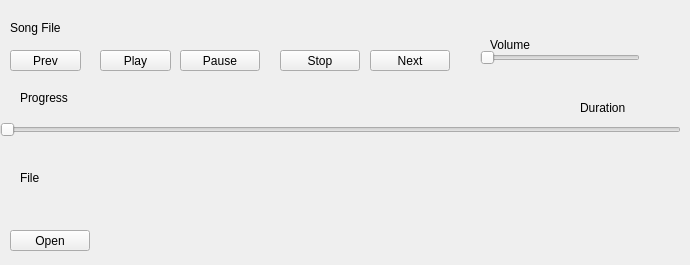
<?xml version="1.0" encoding="UTF-8"?>
<ui version="4.0">
 <class>Widget</class>
 <widget class="QWidget" name="Widget">
  <property name="minimumSize">
   <size>
    <width>690</width>
    <height>265</height>
   </size>
  </property>
  <property name="maximumSize">
   <size>
    <width>690</width>
    <height>265</height>
   </size>
  </property>
  <property name="windowTitle">
   <string>Widget</string>
  </property>
  <property name="windowIcon">
   <iconset resource="Icons.qrc">
    <normaloff>:/ico/ICO/bell.ico</normaloff>:/ico/ICO/bell.ico</iconset>
  </property>
  <widget class="QLabel" name="LBL">
   <property name="geometry">
    <rect>
     <x>10</x>
     <y>20</y>
     <width>731</width>
     <height>16</height>
    </rect>
   </property>
   <property name="text">
    <string>Song File</string>
   </property>
  </widget>
  <widget class="QPushButton" name="BTPrev">
   <property name="geometry">
    <rect>
     <x>10</x>
     <y>50</y>
     <width>71</width>
     <height>21</height>
    </rect>
   </property>
   <property name="text">
    <string>Prev</string>
   </property>
  </widget>
  <widget class="QPushButton" name="BTPlay">
   <property name="geometry">
    <rect>
     <x>100</x>
     <y>50</y>
     <width>71</width>
     <height>21</height>
    </rect>
   </property>
   <property name="text">
    <string>Play</string>
   </property>
  </widget>
  <widget class="QPushButton" name="BTPause">
   <property name="geometry">
    <rect>
     <x>180</x>
     <y>50</y>
     <width>80</width>
     <height>21</height>
    </rect>
   </property>
   <property name="text">
    <string>Pause</string>
   </property>
  </widget>
  <widget class="QPushButton" name="BTStop">
   <property name="geometry">
    <rect>
     <x>280</x>
     <y>50</y>
     <width>80</width>
     <height>21</height>
    </rect>
   </property>
   <property name="text">
    <string>Stop</string>
   </property>
  </widget>
  <widget class="QPushButton" name="BTNext">
   <property name="geometry">
    <rect>
     <x>370</x>
     <y>50</y>
     <width>80</width>
     <height>21</height>
    </rect>
   </property>
   <property name="text">
    <string>Next</string>
   </property>
  </widget>
  <widget class="QPushButton" name="BTOpen">
   <property name="geometry">
    <rect>
     <x>10</x>
     <y>230</y>
     <width>80</width>
     <height>21</height>
    </rect>
   </property>
   <property name="text">
    <string>Open</string>
   </property>
  </widget>
  <widget class="QSlider" name="SLprogress">
   <property name="geometry">
    <rect>
     <x>0</x>
     <y>120</y>
     <width>681</width>
     <height>20</height>
    </rect>
   </property>
   <property name="orientation">
    <enum>Qt::Horizontal</enum>
   </property>
  </widget>
  <widget class="QSlider" name="SLvolume">
   <property name="geometry">
    <rect>
     <x>480</x>
     <y>50</y>
     <width>160</width>
     <height>16</height>
    </rect>
   </property>
   <property name="orientation">
    <enum>Qt::Horizontal</enum>
   </property>
  </widget>
  <widget class="QLabel" name="LBProgress">
   <property name="geometry">
    <rect>
     <x>20</x>
     <y>90</y>
     <width>51</width>
     <height>16</height>
    </rect>
   </property>
   <property name="text">
    <string>Progress</string>
   </property>
  </widget>
  <widget class="QLabel" name="volume">
   <property name="geometry">
    <rect>
     <x>490</x>
     <y>30</y>
     <width>490</width>
     <height>30</height>
    </rect>
   </property>
   <property name="minimumSize">
    <size>
     <width>490</width>
     <height>30</height>
    </size>
   </property>
   <property name="maximumSize">
    <size>
     <width>490</width>
     <height>30</height>
    </size>
   </property>
   <property name="text">
    <string>Volume</string>
   </property>
  </widget>
  <widget class="QLabel" name="LBdur">
   <property name="geometry">
    <rect>
     <x>580</x>
     <y>100</y>
     <width>51</width>
     <height>16</height>
    </rect>
   </property>
   <property name="text">
    <string>Duration</string>
   </property>
  </widget>
  <widget class="QLabel" name="LBLFile">
   <property name="geometry">
    <rect>
     <x>20</x>
     <y>170</y>
     <width>81</width>
     <height>16</height>
    </rect>
   </property>
   <property name="text">
    <string>File</string>
   </property>
  </widget>
 </widget>
 <resources>
  <include location="Icons.qrc"/>
 </resources>
 <connections/>
</ui>
